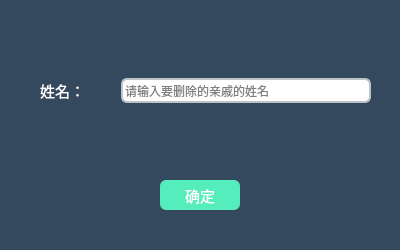
<?xml version="1.0" encoding="UTF-8"?>
<ui version="4.0">
 <class>deletefamily</class>
 <widget class="QWidget" name="deletefamily">
  <property name="geometry">
   <rect>
    <x>0</x>
    <y>0</y>
    <width>400</width>
    <height>250</height>
   </rect>
  </property>
  <property name="minimumSize">
   <size>
    <width>400</width>
    <height>250</height>
   </size>
  </property>
  <property name="maximumSize">
   <size>
    <width>400</width>
    <height>250</height>
   </size>
  </property>
  <property name="windowTitle">
   <string>删除亲戚信息</string>
  </property>
  <property name="styleSheet">
   <string notr="true">QPushButton{border-radius:6;color:white;background-color:rgb(85, 237, 187);}
QPushButton:pressed{border-radius:6;color:white;background-color:rgb(191, 240, 224);}
QLineEdit{border:2px solid #bdc3c7;border-radius: 6;}
QWidget#deletefamily{background-color: #34495e;}
QLabel{color:white;}</string>
  </property>
  <widget class="QPushButton" name="surepushButton">
   <property name="geometry">
    <rect>
     <x>160</x>
     <y>180</y>
     <width>80</width>
     <height>30</height>
    </rect>
   </property>
   <property name="minimumSize">
    <size>
     <width>80</width>
     <height>30</height>
    </size>
   </property>
   <property name="maximumSize">
    <size>
     <width>80</width>
     <height>30</height>
    </size>
   </property>
   <property name="font">
    <font>
     <pointsize>11</pointsize>
    </font>
   </property>
   <property name="text">
    <string>确定</string>
   </property>
  </widget>
  <widget class="QWidget" name="widget" native="true">
   <property name="geometry">
    <rect>
     <x>40</x>
     <y>70</y>
     <width>331</width>
     <height>41</height>
    </rect>
   </property>
   <layout class="QHBoxLayout" name="horizontalLayout">
    <item>
     <widget class="QLabel" name="label">
      <property name="font">
       <font>
        <pointsize>11</pointsize>
       </font>
      </property>
      <property name="text">
       <string>姓名：</string>
      </property>
     </widget>
    </item>
    <item>
     <widget class="QLineEdit" name="familynamelineEdit">
      <property name="minimumSize">
       <size>
        <width>250</width>
        <height>25</height>
       </size>
      </property>
      <property name="maximumSize">
       <size>
        <width>250</width>
        <height>25</height>
       </size>
      </property>
      <property name="placeholderText">
       <string>请输入要删除的亲戚的姓名</string>
      </property>
     </widget>
    </item>
   </layout>
  </widget>
 </widget>
 <resources/>
 <connections/>
</ui>
